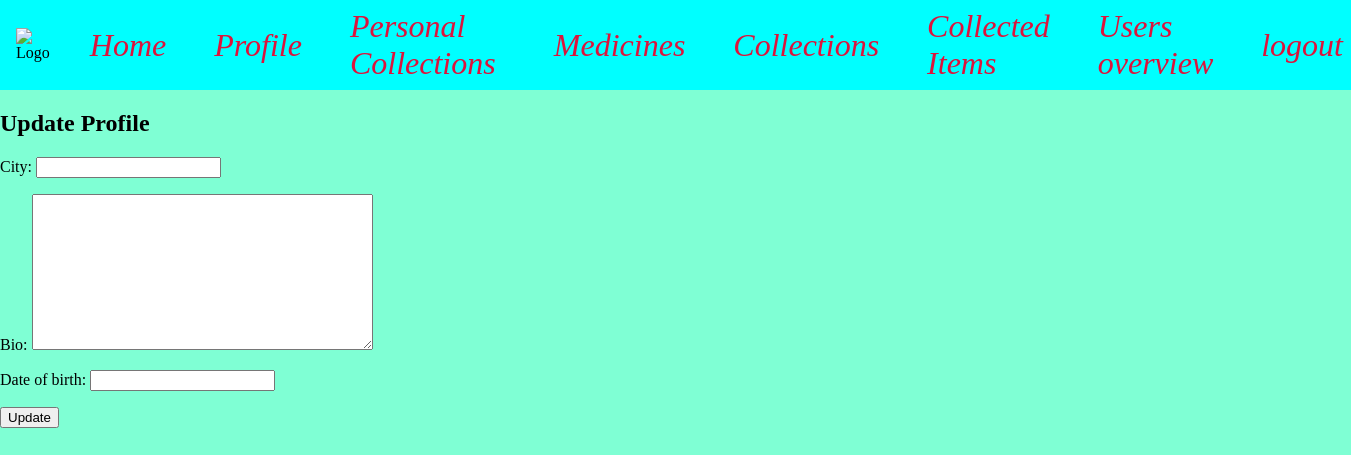
Page /update_profile/ (signed in) on the earlier database version.
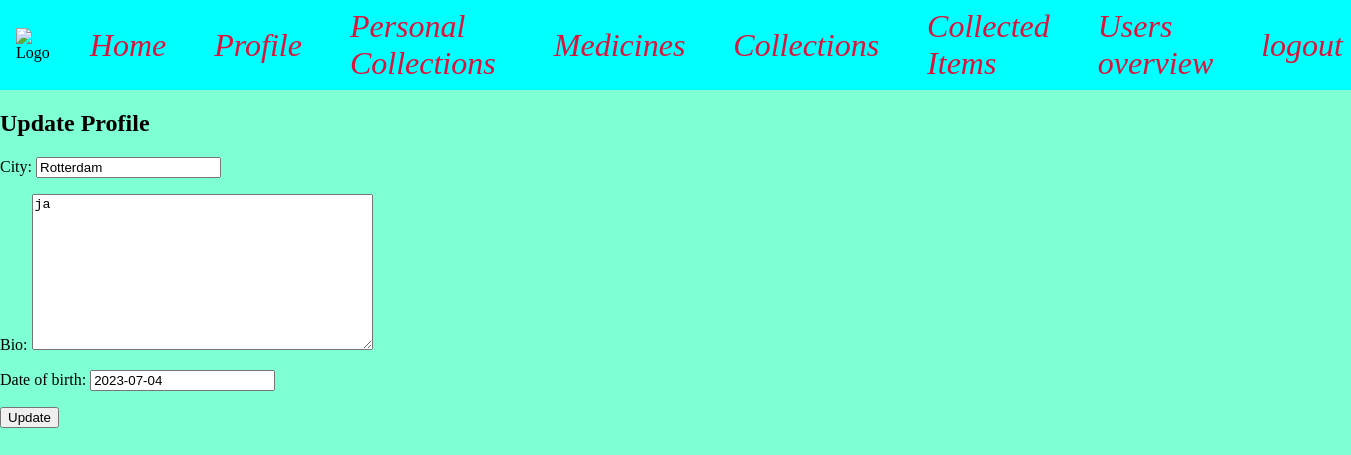
Same page on the later database version.
### base/models.py (models this page shows, shortened)
class Profile(models.Model):
    city = models.CharField(max_length=50)
    bio = models.TextField()
    date_of_birth = models.DateField(null=True, blank=True)
    user = models.OneToOneField(User, on_delete=models.CASCADE)

### base/views.py (the view)
# urls.py: path('update_profile/', views.update_profile, name='update_profile'),
@login_required
def update_profile(request):
    user = request.user
    profile = user.profile
    if request.method == 'POST':
        form = ProfileForm(request.POST, instance=profile)
        if form.is_valid():
            form.save()
            return redirect('profile')
    else:
        form = ProfileForm(instance=profile)
    context = {
        'form': form
    }
    return render(request, 'base/update_profile.html', context)

### base/forms.py
class ProfileForm(forms.ModelForm):
    class Meta:
        model = Profile
        fields = ("city", "bio", "date_of_birth")

### base/templates/base/update_profile.html (shortened to what this page needs)
{% extends 'base/base.html' %}
{% load static %}
{% block content %}
    <h2>Update Profile</h2>
    <form method="post">
        {{ form.as_p }}
        <button type="submit">Update</button>
    </form>
{% endblock %}

Differences in the rows shown:
changed Profile: city (not shown) → "Rotterdam"; bio (not shown) → "ja"; date_of_birth (not shown) → "2023-07-04"
